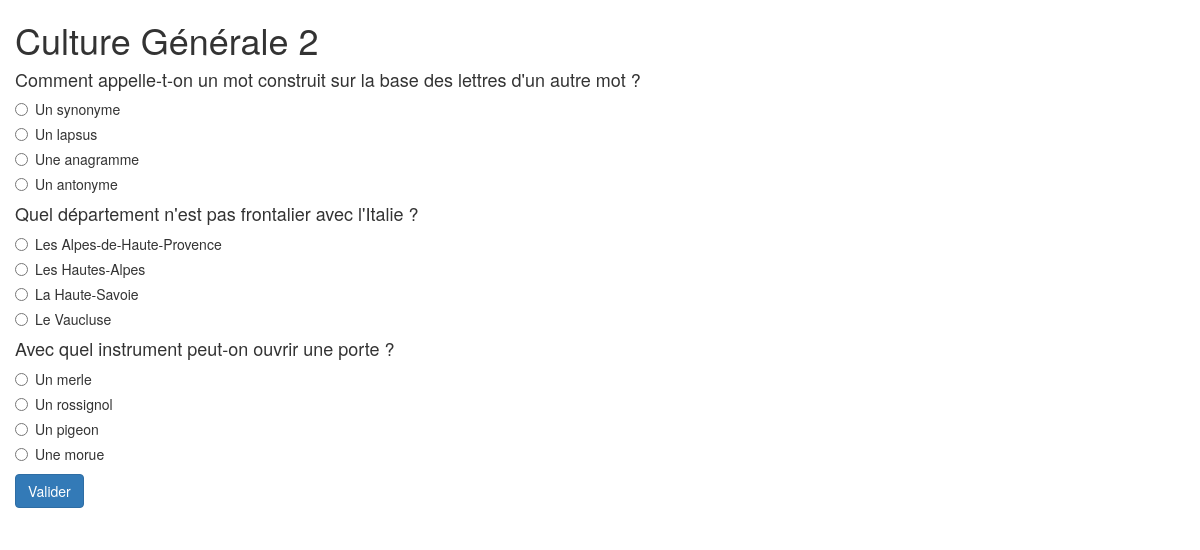
Before: /index.php?p=quiz&id=3 with the older database file.
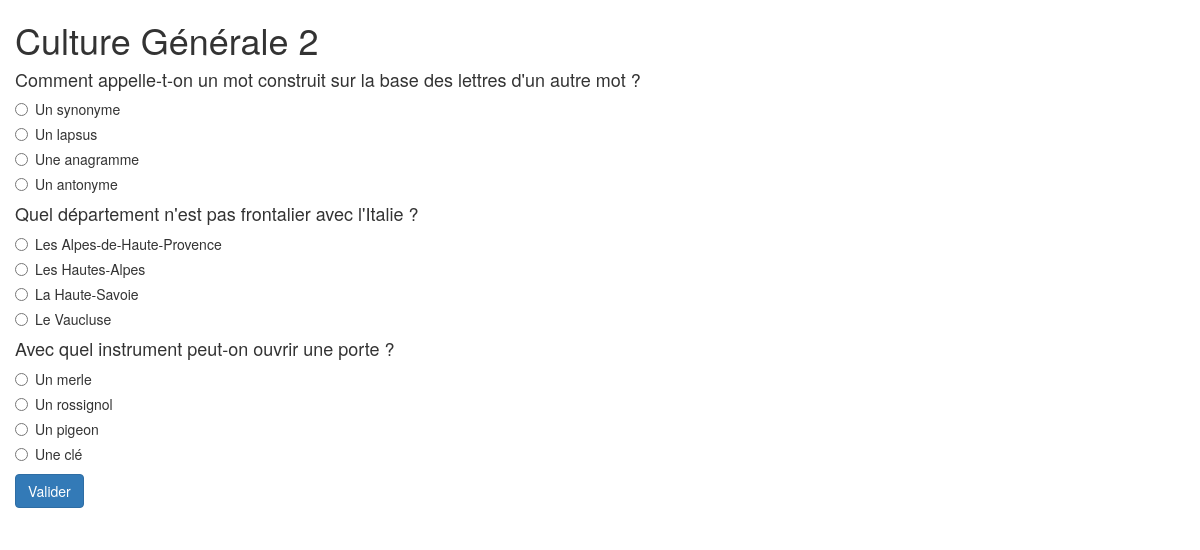
After: the same page with the newer database file.
### tables this page shows
CREATE TABLE IF NOT EXISTS `quiz` (
  `id` int(11) NOT NULL AUTO_INCREMENT,
  `titre` varchar(255) NOT NULL DEFAULT '0',
  PRIMARY KEY (`id`)
);

CREATE TABLE IF NOT EXISTS `questions` (
  `id` int(11) NOT NULL AUTO_INCREMENT,
  `intitule` varchar(255) NOT NULL DEFAULT '0',
  `qcm` enum('Y','N') NOT NULL DEFAULT 'N',
  `id_quiz` int(11) NOT NULL DEFAULT '0',
  PRIMARY KEY (`id`),
  KEY `FK_id_quizz` (`id_quiz`),
  CONSTRAINT `FK_id_quizz` FOREIGN KEY (`id_quiz`) REFERENCES `quiz` (`id`)
);

CREATE TABLE IF NOT EXISTS `propositions` (
  `id` int(11) NOT NULL AUTO_INCREMENT,
  `reponses` varchar(255) NOT NULL DEFAULT '0',
  `id_question` int(11) NOT NULL DEFAULT '0',
  PRIMARY KEY (`id`),
  KEY `FK_id_questions` (`id_question`),
  FULLTEXT KEY `reponses` (`reponses`),
  CONSTRAINT `FK_id_questions` FOREIGN KEY (`id_question`) REFERENCES `questions` (`id`)
);

### modele/exist_quiz.php (called while the page is built)
<?php
function exist_quiz($idQuiz){
    global $bdd;
    $req = $bdd->prepare('SELECT * FROM quiz WHERE id = :idQuiz');
    $req->execute(array(':idQuiz' => $idQuiz));
    $res = $req->fetchColumn();
    return $res;
}

### index.php (called while the page is built, shortened)
<?php
include ('controleur/index.php');

### modele/get_titre_quiz.php (called while the page is built)
<?php
function get_titre_quiz($idQuiz){
    global $bdd;
    $req = $bdd->prepare('SELECT titre FROM quiz WHERE id=:idQuiz');
    $req->execute(array(':idQuiz' => $idQuiz));
    $titre = $req->fetchColumn();
    return $titre;
}

### modele/get_questions.php (called while the page is built)
<?php
function get_questions($idQuiz){
    global $bdd;
    $req = $bdd->prepare("SELECT * FROM questions WHERE id_quiz = :idQuiz");
    $req->execute(array(':idQuiz' => $idQuiz));
    $questions = $req->fetchAll(PDO::FETCH_ASSOC);
    return $questions;
}

### modele/get_propositions.php (called while the page is built)
<?php
function get_propositions($idQuestion){
    global $bdd;
    $req = $bdd->prepare("SELECT id, reponses FROM propositions WHERE id_question = :idQuestion");
    $req->execute(array(':idQuestion' => $idQuestion));
    $propositions = $req->fetchAll(PDO::FETCH_ASSOC);
    return $propositions;
}

### vue/quiz.php (the view, shortened to what this page needs)
<!DOCTYPE html>
<html lang="fr">
<head>
    <link rel="stylesheet" href="https://maxcdn.bootstrapcdn.com/bootstrap/3.3.6/css/bootstrap.min.css">
</head>
<body>
<div class="container">
    <div class="row">
        <h1><?php echo $titre;?></h1>
        <form action="index.php?p=validation" method="post" class="form">
            <div class="form-group">
                <?php
                foreach($questions as $question)
                {
                    $compteurQuestion ++;
                    ?>
                    <h4><?php echo $question['intitule'];?></h4>
                    <?php
                    include_once('modele/get_propositions.php');
                    $propositions = get_propositions($question['id']);
                    foreach ($propositions as $cle => $proposition) {
                        if($question['type'] == 'radio') {
                            ?>
                            <div class="radio">
                                <label>
                                    <input type="radio"
                                           name="<?php echo $compteurQuestion; ?>"
                                           id="<?php echo $compteurQuestion; ?>"
                                           value="<?php echo $proposition['reponses']; ?>"required>
                                    <?php echo $proposition['reponses'] ?>
                                </label>
                            </div>
                            <?php
                        }
                    }
                }
                ?>
                <button type="submit" id="quiz-send" class="btn btn-primary">Valider</button>
            </div>
        </form>
    </div>
</div>
</body>
</html>

### controleur/index.php (shortened to what this page needs)
<?php
if(!empty($_GET['p'])){
    switch($_GET['p']){
        case 'quiz':
            include_once ('controleur/quiz.php');
            break;
    }
}

### controleur/quiz.php
<?php
include_once ('modele/exist_quiz.php');
if(isset($_GET['id']) && exist_quiz($_GET['id'])) {
    include_once ('modele/get_questions.php');
    $questions = get_questions($_GET['id']);
    include_once('modele/get_titre_quiz.php');
    $titre = get_titre_quiz($_GET['id']);
    $compteurQuestion = 0;
    include_once('vue/quiz.php');
}else{
    header('Location: index.php');
}

Changed rows visible on the page:
changed propositions: reponses "☐ Une morue" → "☐ Une clé"; reponses "Une morue" → "Une clé"
